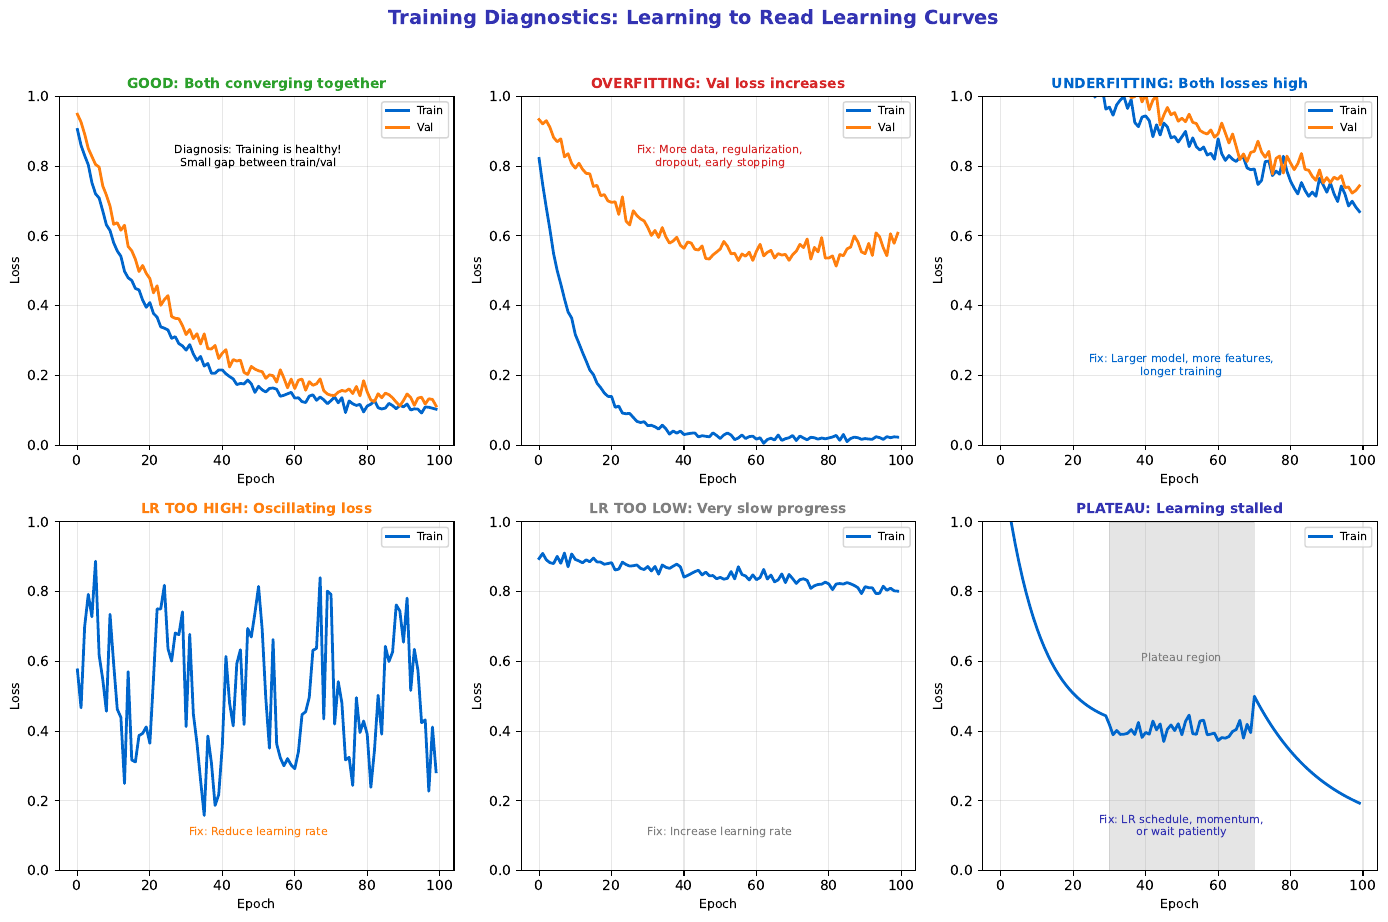

This chart was generated by the following Python code:
"""
Training Diagnostics - Reading Learning Curves
Module 3: Training Neural Networks
"""

import matplotlib.pyplot as plt
import numpy as np

CHART_METADATA = {
    'title': 'Training Diagnostics',
    'url': 'https://github.com/QuantLet/neural-networks-introduction/tree/main/training_diagnostics'
}

# Colors
mlpurple = '#3333B2'
mlblue = '#0066CC'
mlorange = '#FF7F0E'
mlgreen = '#2CA02C'
mlred = '#D62728'
mlgray = '#7F7F7F'

fig, axes = plt.subplots(2, 3, figsize=(14, 9))

np.random.seed(42)
epochs = np.arange(100)

# ==================== TOP LEFT: Good Training ====================
ax = axes[0, 0]

train_good = 0.8 * np.exp(-0.05 * epochs) + 0.1 + np.random.randn(100) * 0.01
val_good = 0.85 * np.exp(-0.045 * epochs) + 0.12 + np.random.randn(100) * 0.015

ax.plot(epochs, train_good, color=mlblue, linewidth=2, label='Train')
ax.plot(epochs, val_good, color=mlorange, linewidth=2, label='Val')
ax.set_title('GOOD: Both converging together', fontsize=10, fontweight='bold', color=mlgreen)
ax.legend(loc='upper right', fontsize=8)
ax.grid(True, alpha=0.3)
ax.set_ylim(0, 1)
ax.set_xlabel('Epoch', fontsize=9)
ax.set_ylabel('Loss', fontsize=9)
ax.text(50, 0.8, 'Diagnosis: Training is healthy!\nSmall gap between train/val', fontsize=8, ha='center')

# ==================== TOP MIDDLE: Overfitting ====================
ax = axes[0, 1]

train_over = 0.8 * np.exp(-0.1 * epochs) + 0.02 + np.random.randn(100) * 0.005
val_over = 0.7 * np.exp(-0.03 * epochs) + 0.25 + 0.003 * epochs + np.random.randn(100) * 0.02

ax.plot(epochs, train_over, color=mlblue, linewidth=2, label='Train')
ax.plot(epochs, val_over, color=mlorange, linewidth=2, label='Val')
ax.set_title('OVERFITTING: Val loss increases', fontsize=10, fontweight='bold', color=mlred)
ax.legend(loc='upper right', fontsize=8)
ax.grid(True, alpha=0.3)
ax.set_ylim(0, 1)
ax.set_xlabel('Epoch', fontsize=9)
ax.set_ylabel('Loss', fontsize=9)
ax.text(50, 0.8, 'Fix: More data, regularization,\ndropout, early stopping', fontsize=8, ha='center', color=mlred)

# ==================== TOP RIGHT: Underfitting ====================
ax = axes[0, 2]

train_under = 0.8 * np.exp(-0.01 * epochs) + 0.4 + np.random.randn(100) * 0.02
val_under = 0.85 * np.exp(-0.01 * epochs) + 0.42 + np.random.randn(100) * 0.02

ax.plot(epochs, train_under, color=mlblue, linewidth=2, label='Train')
ax.plot(epochs, val_under, color=mlorange, linewidth=2, label='Val')
ax.set_title('UNDERFITTING: Both losses high', fontsize=10, fontweight='bold', color=mlblue)
ax.legend(loc='upper right', fontsize=8)
ax.grid(True, alpha=0.3)
ax.set_ylim(0, 1)
ax.set_xlabel('Epoch', fontsize=9)
ax.set_ylabel('Loss', fontsize=9)
ax.text(50, 0.2, 'Fix: Larger model, more features,\nlonger training', fontsize=8, ha='center', color=mlblue)

# ==================== BOTTOM LEFT: Learning Rate Too High ====================
ax = axes[1, 0]

train_lr_high = 0.5 + 0.2 * np.sin(epochs * 0.3) + 0.1 * np.random.randn(100)

ax.plot(epochs, train_lr_high, color=mlblue, linewidth=2, label='Train')
ax.set_title('LR TOO HIGH: Oscillating loss', fontsize=10, fontweight='bold', color=mlorange)
ax.legend(loc='upper right', fontsize=8)
ax.grid(True, alpha=0.3)
ax.set_ylim(0, 1)
ax.set_xlabel('Epoch', fontsize=9)
ax.set_ylabel('Loss', fontsize=9)
ax.text(50, 0.1, 'Fix: Reduce learning rate', fontsize=8, ha='center', color=mlorange)

# ==================== BOTTOM MIDDLE: Learning Rate Too Low ====================
ax = axes[1, 1]

train_lr_low = 0.9 - 0.001 * epochs + np.random.randn(100) * 0.01

ax.plot(epochs, train_lr_low, color=mlblue, linewidth=2, label='Train')
ax.set_title('LR TOO LOW: Very slow progress', fontsize=10, fontweight='bold', color=mlgray)
ax.legend(loc='upper right', fontsize=8)
ax.grid(True, alpha=0.3)
ax.set_ylim(0, 1)
ax.set_xlabel('Epoch', fontsize=9)
ax.set_ylabel('Loss', fontsize=9)
ax.text(50, 0.1, 'Fix: Increase learning rate', fontsize=8, ha='center', color=mlgray)

# ==================== BOTTOM RIGHT: Stuck at Plateau ====================
ax = axes[1, 2]

train_plateau = np.concatenate([
    0.8 * np.exp(-0.1 * np.arange(30)) + 0.4,
    0.4 + np.random.randn(40) * 0.02,
    0.4 * np.exp(-0.05 * (np.arange(30))) + 0.1
])

ax.plot(np.arange(100), train_plateau, color=mlblue, linewidth=2, label='Train')
ax.axvspan(30, 70, alpha=0.2, color=mlgray)
ax.set_title('PLATEAU: Learning stalled', fontsize=10, fontweight='bold', color=mlpurple)
ax.legend(loc='upper right', fontsize=8)
ax.grid(True, alpha=0.3)
ax.set_ylim(0, 1)
ax.set_xlabel('Epoch', fontsize=9)
ax.set_ylabel('Loss', fontsize=9)
ax.text(50, 0.6, 'Plateau region', fontsize=8, ha='center', color=mlgray)
ax.text(50, 0.1, 'Fix: LR schedule, momentum,\nor wait patiently', fontsize=8, ha='center', color=mlpurple)

fig.suptitle('Training Diagnostics: Learning to Read Learning Curves',
             fontsize=14, fontweight='bold', color=mlpurple, y=1.02)

plt.tight_layout()
plt.savefig('training_diagnostics.pdf', format='pdf', bbox_inches='tight', dpi=300)
plt.savefig('training_diagnostics.png', format='png', bbox_inches='tight', dpi=300)
plt.close()

print("Generated: training_diagnostics.pdf")
